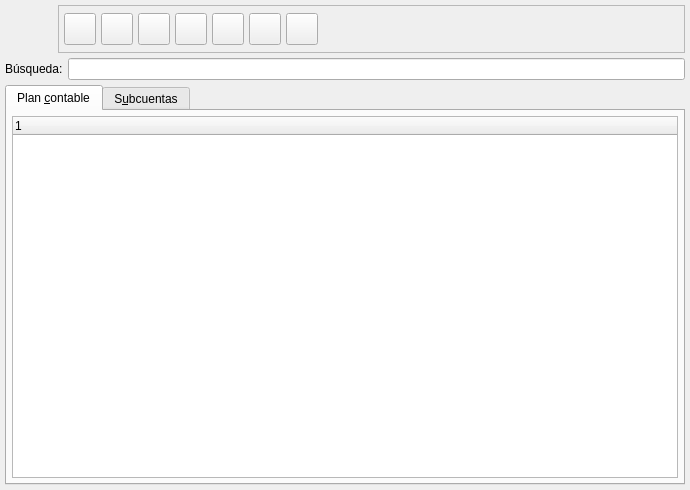
<ui version="4.0" >
 <author>aaloy</author>
 <comment>Pla de comptes		</comment>
 <class>ListCuentasBase</class>
 <widget class="QWidget" name="ListCuentasBase" >
  <property name="geometry" >
   <rect>
    <x>0</x>
    <y>0</y>
    <width>690</width>
    <height>490</height>
   </rect>
  </property>
  <property name="windowTitle" >
   <string>Plan de cuentas</string>
  </property>
  <property name="windowIcon" >
   <iconset resource="../../bulmages.qrc" >:/BulmaCont32x32/images/png/i_cuentas.xpm</iconset>
  </property>
  <property name="toolTip" >
   <string comment="Manteniment del plà de comptes" />
  </property>
  <layout class="QVBoxLayout" >
   <property name="margin" >
    <number>5</number>
   </property>
   <property name="spacing" >
    <number>5</number>
   </property>
   <item>
    <layout class="QHBoxLayout" >
     <property name="margin" >
      <number>0</number>
     </property>
     <property name="spacing" >
      <number>5</number>
     </property>
     <item>
      <widget class="QLabel" name="pixmapLabel1" >
       <property name="minimumSize" >
        <size>
         <width>48</width>
         <height>48</height>
        </size>
       </property>
       <property name="maximumSize" >
        <size>
         <width>48</width>
         <height>48</height>
        </size>
       </property>
       <property name="pixmap" >
        <pixmap resource="../../bulmages.qrc" >:/BulmaCont32x32/images/png/i_cuentas.xpm</pixmap>
       </property>
       <property name="scaledContents" >
        <bool>true</bool>
       </property>
      </widget>
     </item>
     <item>
      <widget class="QFrame" name="frame_3" >
       <property name="sizePolicy" >
        <sizepolicy>
         <hsizetype>7</hsizetype>
         <vsizetype>0</vsizetype>
         <horstretch>0</horstretch>
         <verstretch>0</verstretch>
        </sizepolicy>
       </property>
       <property name="minimumSize" >
        <size>
         <width>42</width>
         <height>42</height>
        </size>
       </property>
       <property name="maximumSize" >
        <size>
         <width>16777215</width>
         <height>48</height>
        </size>
       </property>
       <property name="frameShape" >
        <enum>QFrame::StyledPanel</enum>
       </property>
       <property name="frameShadow" >
        <enum>QFrame::Raised</enum>
       </property>
       <layout class="QHBoxLayout" >
        <property name="margin" >
         <number>5</number>
        </property>
        <property name="spacing" >
         <number>5</number>
        </property>
        <item>
         <widget class="QToolButton" name="mui_crear" >
          <property name="sizePolicy" >
           <sizepolicy>
            <hsizetype>0</hsizetype>
            <vsizetype>0</vsizetype>
            <horstretch>0</horstretch>
            <verstretch>0</verstretch>
           </sizepolicy>
          </property>
          <property name="minimumSize" >
           <size>
            <width>32</width>
            <height>32</height>
           </size>
          </property>
          <property name="maximumSize" >
           <size>
            <width>32</width>
            <height>32</height>
           </size>
          </property>
          <property name="toolTip" >
           <string>Nueva cuenta</string>
          </property>
          <property name="whatsThis" >
           <string>Nueva cuenta</string>
          </property>
          <property name="text" >
           <string/>
          </property>
          <property name="icon" >
           <iconset resource="../../bulmages.qrc" >:/Genericos32x32/images/png/i_fileNew.xpm</iconset>
          </property>
          <property name="iconSize" >
           <size>
            <width>32</width>
            <height>32</height>
           </size>
          </property>
          <property name="shortcut" >
           <string>Ctrl+N</string>
          </property>
         </widget>
        </item>
        <item>
         <widget class="QToolButton" name="mui_editar" >
          <property name="sizePolicy" >
           <sizepolicy>
            <hsizetype>0</hsizetype>
            <vsizetype>0</vsizetype>
            <horstretch>0</horstretch>
            <verstretch>0</verstretch>
           </sizepolicy>
          </property>
          <property name="minimumSize" >
           <size>
            <width>32</width>
            <height>32</height>
           </size>
          </property>
          <property name="maximumSize" >
           <size>
            <width>32</width>
            <height>32</height>
           </size>
          </property>
          <property name="toolTip" >
           <string>Editar cuenta</string>
          </property>
          <property name="whatsThis" >
           <string>Editar cuenta</string>
          </property>
          <property name="text" >
           <string/>
          </property>
          <property name="icon" >
           <iconset resource="../../bulmages.qrc" >:/Genericos32x32/images/png/i_edit.png</iconset>
          </property>
          <property name="iconSize" >
           <size>
            <width>32</width>
            <height>32</height>
           </size>
          </property>
          <property name="shortcut" >
           <string>Ctrl+E</string>
          </property>
         </widget>
        </item>
        <item>
         <widget class="QToolButton" name="mui_borrar" >
          <property name="sizePolicy" >
           <sizepolicy>
            <hsizetype>0</hsizetype>
            <vsizetype>0</vsizetype>
            <horstretch>0</horstretch>
            <verstretch>0</verstretch>
           </sizepolicy>
          </property>
          <property name="minimumSize" >
           <size>
            <width>32</width>
            <height>32</height>
           </size>
          </property>
          <property name="maximumSize" >
           <size>
            <width>32</width>
            <height>32</height>
           </size>
          </property>
          <property name="toolTip" >
           <string>Borrar cuenta</string>
          </property>
          <property name="whatsThis" >
           <string>Borrar cuenta</string>
          </property>
          <property name="text" >
           <string/>
          </property>
          <property name="icon" >
           <iconset resource="../../bulmages.qrc" >:Images/edit-delete.svg</iconset>
          </property>
          <property name="iconSize" >
           <size>
            <width>32</width>
            <height>32</height>
           </size>
          </property>
          <property name="shortcut" >
           <string>Ctrl+D</string>
          </property>
         </widget>
        </item>
        <item>
         <widget class="QToolButton" name="mui_imprimir" >
          <property name="minimumSize" >
           <size>
            <width>32</width>
            <height>32</height>
           </size>
          </property>
          <property name="maximumSize" >
           <size>
            <width>32</width>
            <height>32</height>
           </size>
          </property>
          <property name="toolTip" >
           <string>Imprimir cuentas</string>
          </property>
          <property name="whatsThis" >
           <string>Imprimir cuentas</string>
          </property>
          <property name="text" >
           <string/>
          </property>
          <property name="icon" >
           <iconset resource="../../bulmages.qrc" >:/Genericos32x32/images/png/i_filePrint.xpm</iconset>
          </property>
          <property name="iconSize" >
           <size>
            <width>32</width>
            <height>32</height>
           </size>
          </property>
          <property name="shortcut" >
           <string>Ctrl+P</string>
          </property>
         </widget>
        </item>
        <item>
         <widget class="QToolButton" name="mui_exportar" >
          <property name="sizePolicy" >
           <sizepolicy>
            <hsizetype>0</hsizetype>
            <vsizetype>0</vsizetype>
            <horstretch>0</horstretch>
            <verstretch>0</verstretch>
           </sizepolicy>
          </property>
          <property name="minimumSize" >
           <size>
            <width>32</width>
            <height>32</height>
           </size>
          </property>
          <property name="maximumSize" >
           <size>
            <width>32</width>
            <height>32</height>
           </size>
          </property>
          <property name="toolTip" >
           <string>Exportar cuentas</string>
          </property>
          <property name="whatsThis" >
           <string>Exportar cuentas</string>
          </property>
          <property name="text" >
           <string/>
          </property>
          <property name="icon" >
           <iconset resource="../../bulmages.qrc" >:/Genericos32x32/images/png/i_immportar.png</iconset>
          </property>
          <property name="iconSize" >
           <size>
            <width>32</width>
            <height>32</height>
           </size>
          </property>
         </widget>
        </item>
        <item>
         <widget class="QToolButton" name="mui_importar" >
          <property name="sizePolicy" >
           <sizepolicy>
            <hsizetype>0</hsizetype>
            <vsizetype>0</vsizetype>
            <horstretch>0</horstretch>
            <verstretch>0</verstretch>
           </sizepolicy>
          </property>
          <property name="minimumSize" >
           <size>
            <width>32</width>
            <height>32</height>
           </size>
          </property>
          <property name="maximumSize" >
           <size>
            <width>32</width>
            <height>32</height>
           </size>
          </property>
          <property name="toolTip" >
           <string>Importar cuentas</string>
          </property>
          <property name="whatsThis" >
           <string>Importar cuentas</string>
          </property>
          <property name="text" >
           <string/>
          </property>
          <property name="icon" >
           <iconset resource="../../bulmages.qrc" >:/Genericos32x32/images/png/i_exportar.png</iconset>
          </property>
          <property name="iconSize" >
           <size>
            <width>32</width>
            <height>32</height>
           </size>
          </property>
         </widget>
        </item>
        <item>
         <widget class="QToolButton" name="mui_actualizar" >
          <property name="sizePolicy" >
           <sizepolicy>
            <hsizetype>0</hsizetype>
            <vsizetype>0</vsizetype>
            <horstretch>0</horstretch>
            <verstretch>0</verstretch>
           </sizepolicy>
          </property>
          <property name="minimumSize" >
           <size>
            <width>32</width>
            <height>32</height>
           </size>
          </property>
          <property name="maximumSize" >
           <size>
            <width>32</width>
            <height>32</height>
           </size>
          </property>
          <property name="toolTip" >
           <string>Actualizar listado</string>
          </property>
          <property name="whatsThis" >
           <string>Actualizar listado</string>
          </property>
          <property name="text" >
           <string/>
          </property>
          <property name="icon" >
           <iconset resource="../../bulmages.qrc" >:/Genericos32x32/images/png/i_reload.png</iconset>
          </property>
          <property name="iconSize" >
           <size>
            <width>32</width>
            <height>32</height>
           </size>
          </property>
          <property name="shortcut" >
           <string>F5</string>
          </property>
         </widget>
        </item>
        <item>
         <spacer>
          <property name="orientation" >
           <enum>Qt::Horizontal</enum>
          </property>
          <property name="sizeType" >
           <enum>QSizePolicy::Expanding</enum>
          </property>
          <property name="sizeHint" >
           <size>
            <width>161</width>
            <height>34</height>
           </size>
          </property>
         </spacer>
        </item>
       </layout>
      </widget>
     </item>
    </layout>
   </item>
   <item>
    <layout class="QHBoxLayout" >
     <property name="margin" >
      <number>0</number>
     </property>
     <property name="spacing" >
      <number>5</number>
     </property>
     <item>
      <widget class="QLabel" name="TextLabel2" >
       <property name="text" >
        <string>Búsqueda:</string>
       </property>
      </widget>
     </item>
     <item>
      <widget class="QLineEdit" name="mui_busqueda" />
     </item>
    </layout>
   </item>
   <item>
    <widget class="QTabWidget" name="TabWidget2" >
     <property name="currentIndex" >
      <number>0</number>
     </property>
     <widget class="QWidget" name="tab1" >
      <attribute name="title" >
       <string>Plan &amp;contable</string>
      </attribute>
      <layout class="QVBoxLayout" >
       <property name="margin" >
        <number>5</number>
       </property>
       <property name="spacing" >
        <number>5</number>
       </property>
       <item>
        <widget class="QTreeWidget" name="mui_arbolcuentas" />
       </item>
      </layout>
     </widget>
     <widget class="QWidget" name="tab2" >
      <attribute name="title" >
       <string>S&amp;ubcuentas</string>
      </attribute>
      <layout class="QGridLayout" >
       <property name="margin" >
        <number>5</number>
       </property>
       <property name="spacing" >
        <number>5</number>
       </property>
       <item row="0" column="0" >
        <widget class="QTableWidget" name="mui_tablacuentas" />
       </item>
      </layout>
     </widget>
    </widget>
   </item>
  </layout>
 </widget>
 <layoutdefault spacing="6" margin="11" />
 <tabstops>
  <tabstop>mui_busqueda</tabstop>
  <tabstop>TabWidget2</tabstop>
  <tabstop>mui_arbolcuentas</tabstop>
  <tabstop>mui_editar</tabstop>
  <tabstop>mui_borrar</tabstop>
  <tabstop>mui_imprimir</tabstop>
  <tabstop>mui_exportar</tabstop>
  <tabstop>mui_importar</tabstop>
  <tabstop>mui_actualizar</tabstop>
  <tabstop>mui_tablacuentas</tabstop>
 </tabstops>
 <resources>
  <include location="../../bulmages.qrc" />
 </resources>
 <connections/>
</ui>
